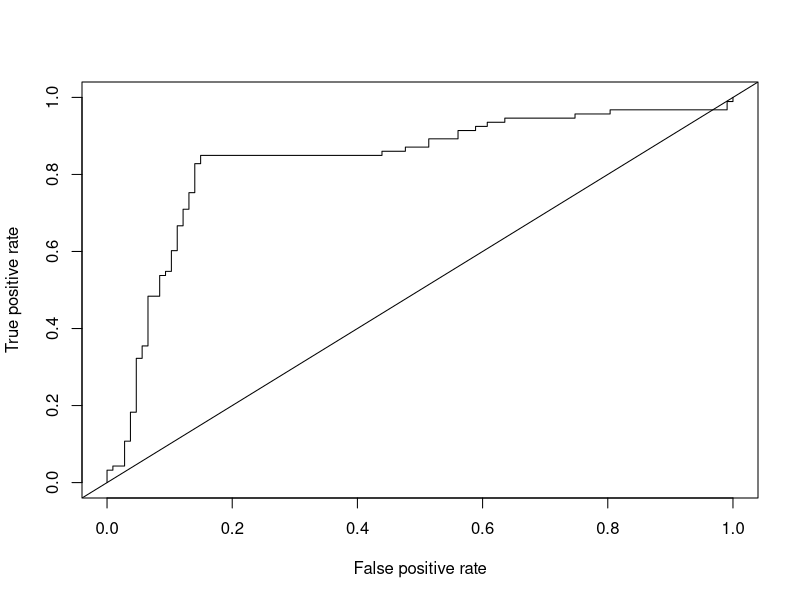

This chart was generated by the following R code:
library(ROCR)
data(ROCR.simple)
head(cbind(ROCR.simple$predictions, ROCR.simple$labels), 5)

pred <- prediction(ROCR.simple$predictions, ROCR.simple$labels)
class(pred)

roc.perf = performance(pred, measure = "tpr", x.measure = "fpr")
plot(roc.perf)
abline(a = 0, b = 1)

AUC = performance(pred, measure = "auc")
result = AUC@y.values

ROC = 1 - result[[1]]
